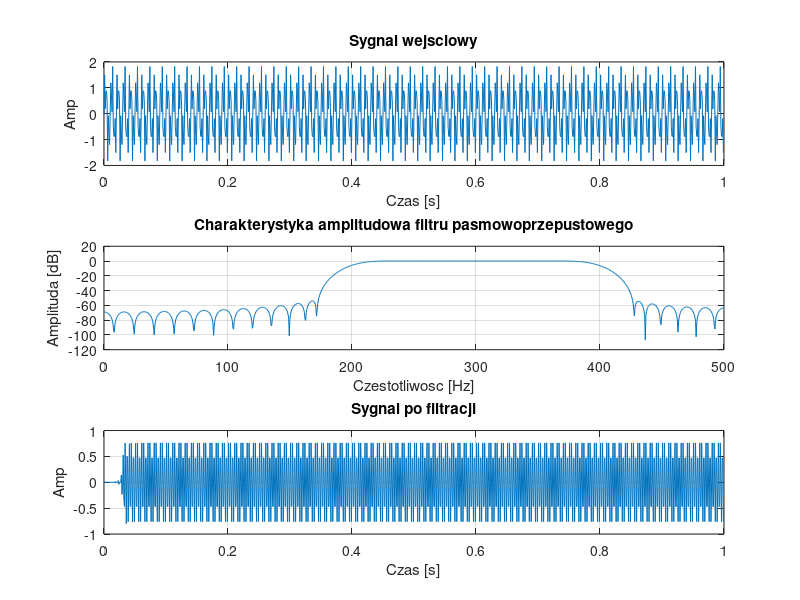

MATLAB code to generate this figure:
% Lab 9 - Przyklad 3: Filtr pasmowoprzepustowy FIR
fs = 1000;
t  = 0 : 1/fs : 1-1/fs;
x  = sin(2*pi*100*t) + 0.8*sin(2*pi*300*t) + 0.5*sin(2*pi*450*t);

N = 60;
Wn = [200 400] / (fs/2);
b = fir1(N, Wn, 'bandpass', kaiser(N+1, 5));
y = filter(b, 1, x);

[H, w] = freqz(b, 1, 1024, fs);

figure;
subplot(3,1,1);
plot(t, x);
title('Sygnal wejsciowy'); xlabel('Czas [s]'); ylabel('Amp'); grid on;

subplot(3,1,2);
plot(w, 20*log10(abs(H) + eps));
title('Charakterystyka amplitudowa filtru pasmowoprzepustowego');
xlabel('Czestotliwosc [Hz]'); ylabel('Amplituda [dB]'); grid on;

subplot(3,1,3);
plot(t, y);
title('Sygnal po filtracji'); xlabel('Czas [s]'); ylabel('Amp'); grid on;
